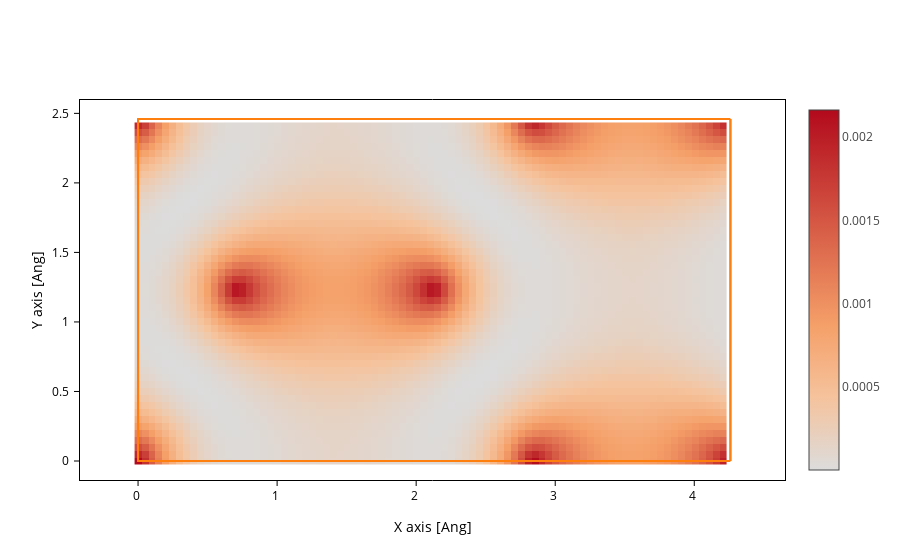

The code cell stored with this chart in its notebook:
### Code cell
plot.update_inputs(grid_prec=0.05)
